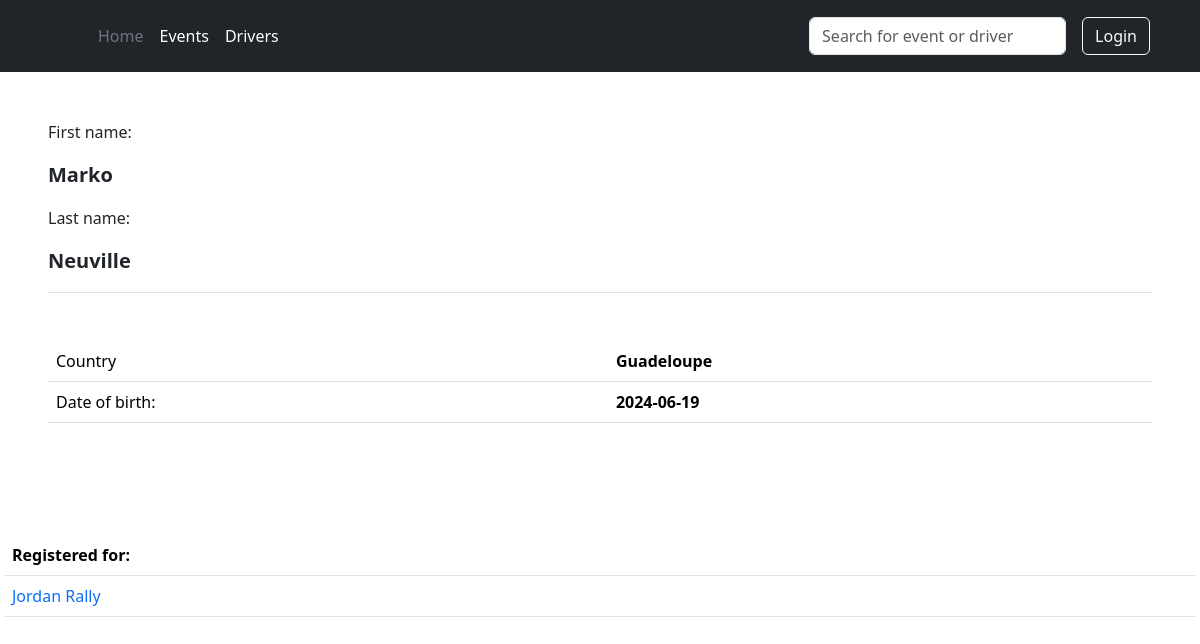
/driver/1, run on the app's committed database.
### models/driver.py (models this page shows, shortened)
class DriverModel(db.Model):
    __tablename__ = "drivers"
    id = db.Column(db.Integer, primary_key=True)
    first_name = db.Column(db.String(30), nullable=False)
    last_name = db.Column(db.String(30), nullable=False)
    birth_date = db.Column(db.Date, nullable=True)
    country = db.Column(db.String(40), nullable=True)
    results = db.relationship("ResultModel", back_populates="driver")
    events = db.Relationship("EventModel", back_populates="drivers", secondary="event_driver_link")
    __table_args__ = (
        db.UniqueConstraint('first_name', 'last_name', 'birth_date', name='uix_1'),
    )

### models/event.py (models this page shows, shortened)
class EventModel(db.Model):
    __tablename__ = "events"
    id = db.Column(db.Integer, primary_key=True)
    name = db.Column(db.String(250), nullable=False)
    series = db.Column(db.String(250), nullable=True)
    series_instance = db.Column(db.Integer, nullable=True)
    date_from = db.Column(db.Date, nullable=False)
    date_to = db.Column(db.Date, nullable=False)
    country = db.Column(db.String(3), nullable=False)
    location = db.Column(db.String(250), nullable=False)
    surface = db.Column(db.String(250), nullable=False)
    distance = db.Column(db.Float, nullable=True)
    ss_num = db.Column(db.Integer, nullable=False)
    drivers = db.relationship("DriverModel", back_populates="events", secondary="event_driver_link")
    results = db.relationship("ResultModel", back_populates="event")

### blueprints/driver.py (the view)
@blp.route('/driver/<int:driver_id>')
def driver(driver_id):
    requested_driver = db.get_or_404(DriverModel, driver_id)
    print(requested_driver.first_name + requested_driver.last_name)
    return render_template('driver.html', driver=requested_driver)

### templates/driver.html (shortened to what this page needs)
{% extends 'base.html' %}
{% from "bootstrap5/form.html" import render_form %}
{% block header %}
{% include "header.html" %}
{% endblock %}
{% block content %}
<div class="'container ">
    <div class="driver_info p-5">
        <div class="border-bottom">
            <p>First name:</p>
            <p style="font-size: 20px; font-weight: bold">{{ driver.first_name }}</p>
            <p>Last name:</p>
            <p style="font-size: 20px; font-weight: bold">{{ driver.last_name }}</p>
        </div>
        <div class="py-5 col-xxl-4">
            <table class="table col-xxl-4">
                <tr>
                    <td>Country</td>
                    <td style="font-weight: bold">{{ driver.country }}</td>
                </tr>
                <tr>
                    <td>Date of birth:</td>
                    <td style="font-weight: bold">{{ driver.birth_date }}</td>
                </tr>
            </table>
        </div>
    </div>
</div>
<div class="row driver_events px-3">
    <table class="table col-xxl-10">
        <tr>
            <th scope="col">Registered for:</th>
        </tr>
        {% for event in driver.events %}
        <tr>
            <td scope="col"><a href="{{ url_for('event', event_id=event.id) }}">{{ event.name }}</a></td>
        </tr>
        {% endfor %}
    </table>
</div>
{% endblock %}

### data on the page
DriverModel: first_name "Marko", last_name "Neuville", country "Guadeloupe", birth_date "2024-06-19"
EventModel: name "Jordan Rally"
